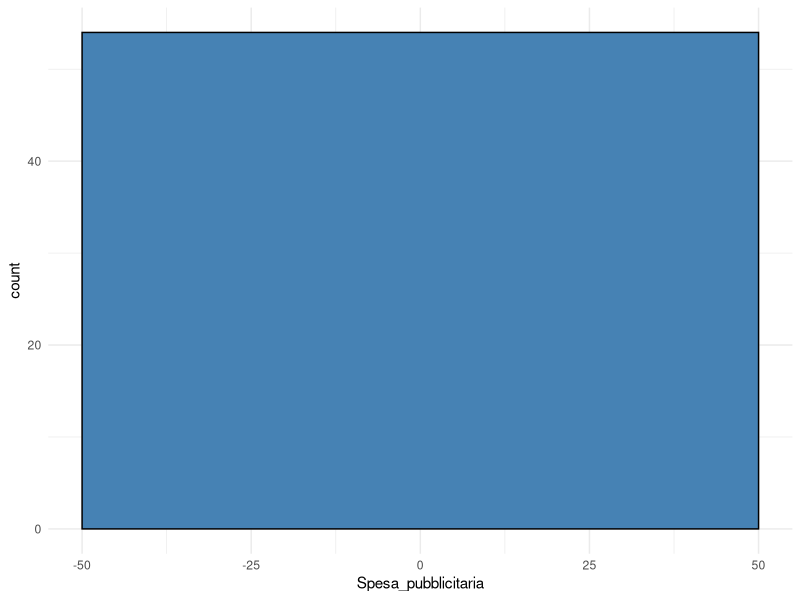
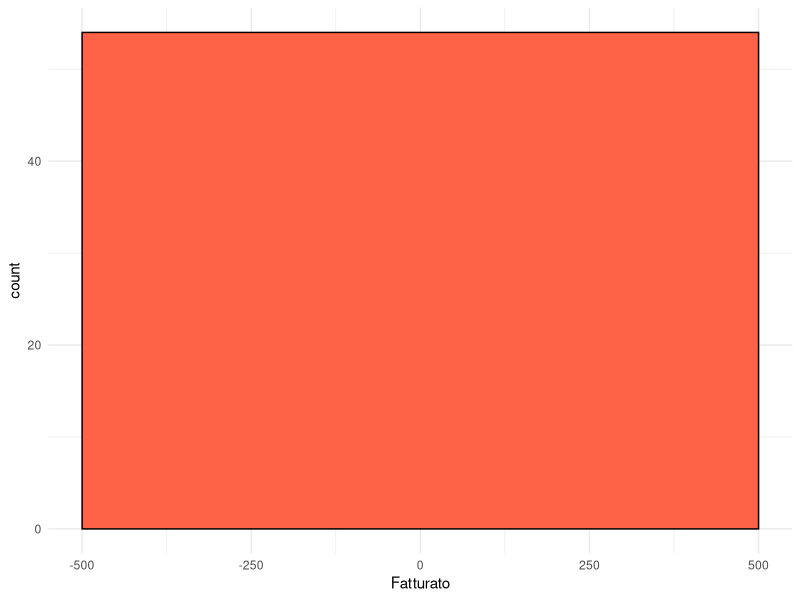
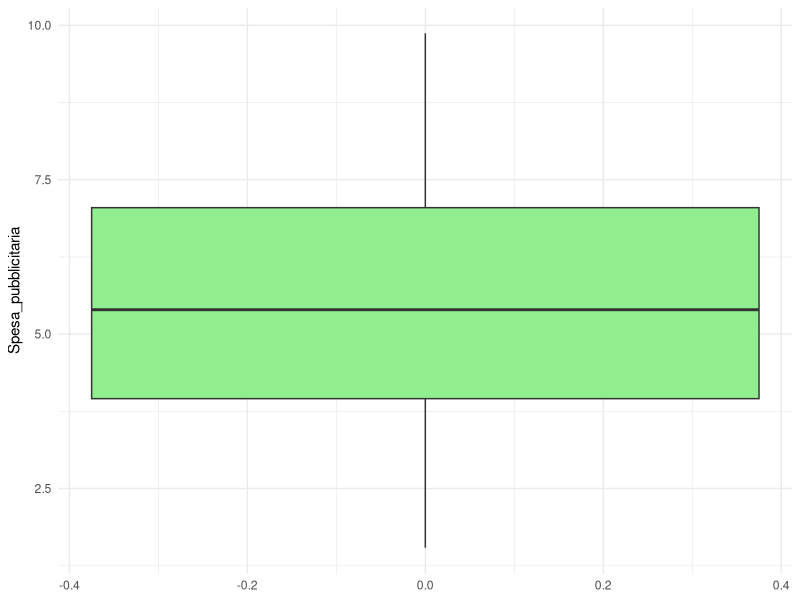
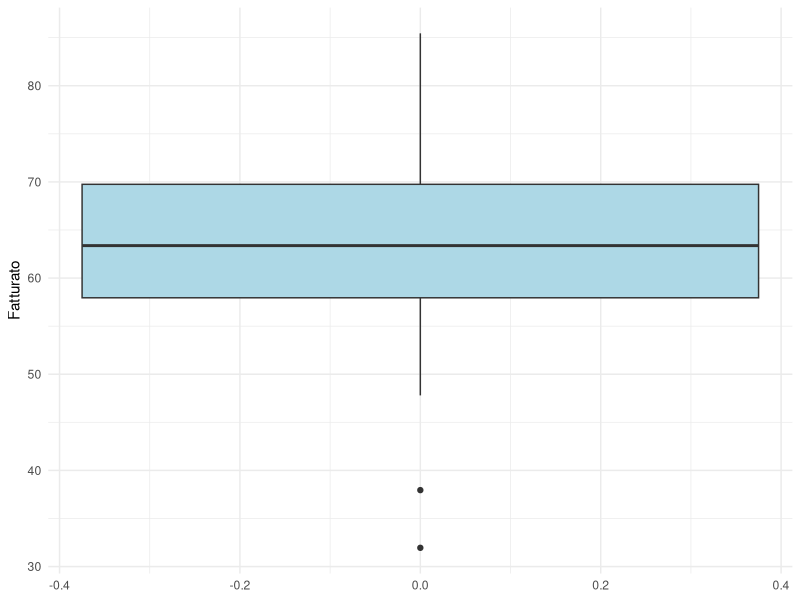
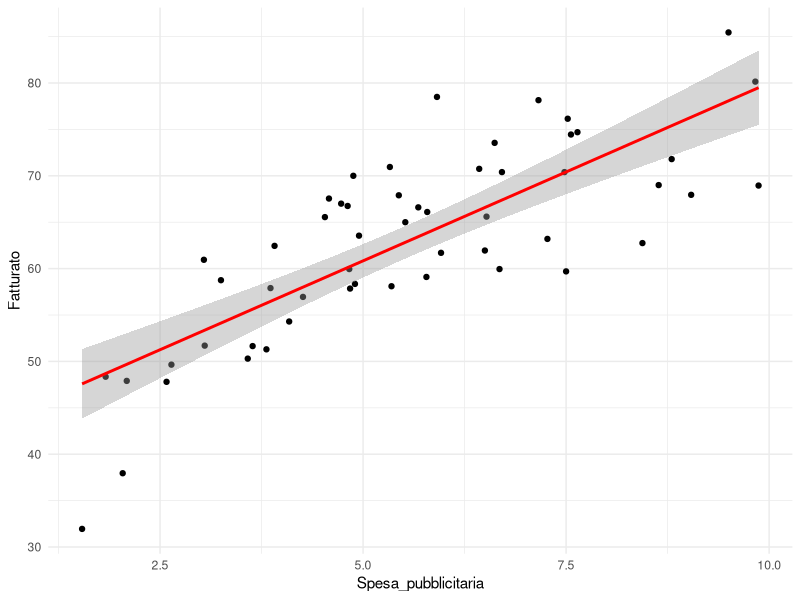
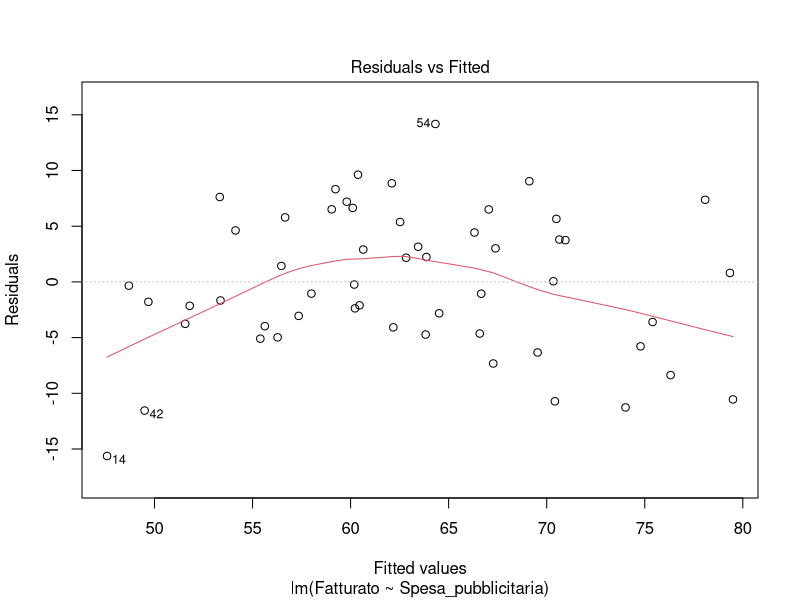
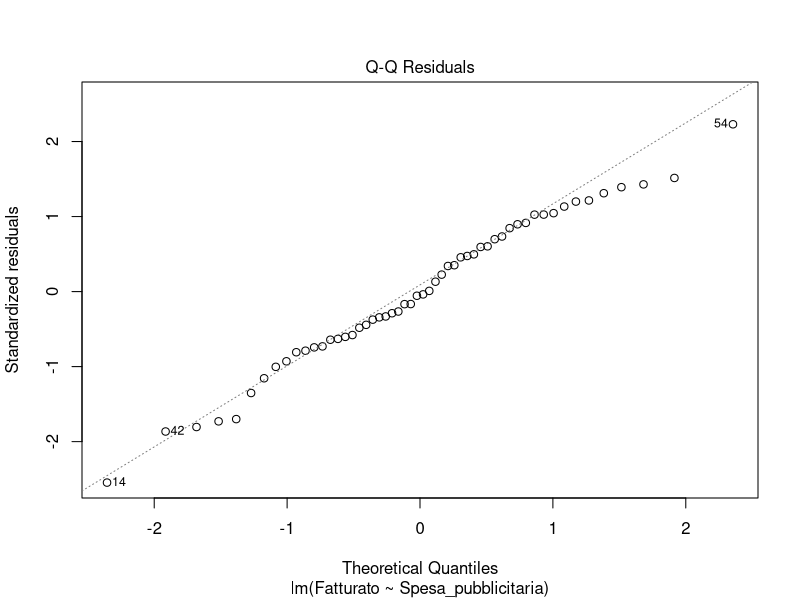
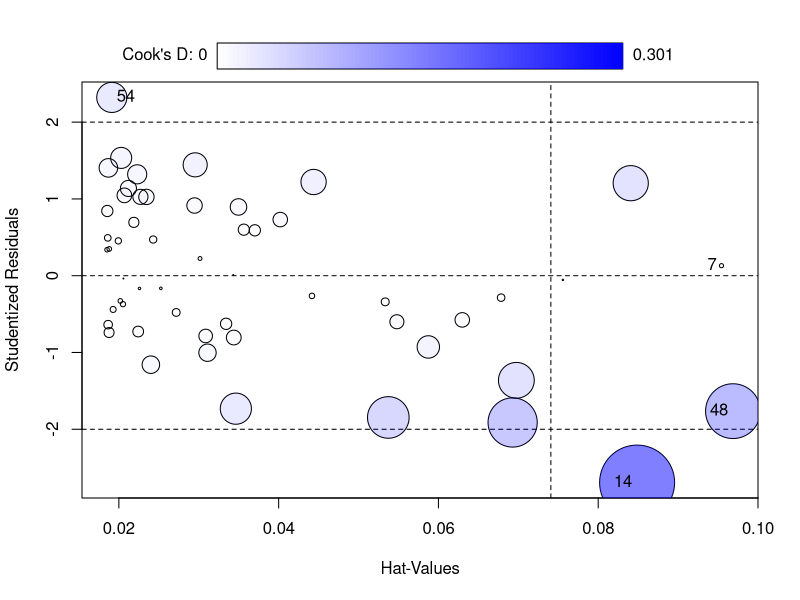

Source code (R) for these figures, in order:
# PSI Progetto Luglio 2025
# Analisi Spesa pubblicitaria - Fatturato

# Librerie
library(ggplot2)
library(readxl)
library(car)

# Import dati
dati <- read_excel("dati.xlsx")

# Analisi descrittiva
summary(dati$Spesa_pubblicitaria)
summary(dati$Fatturato)
sd(dati$Spesa_pubblicitaria)
sd(dati$Fatturato)

# Istogrammi
ggplot(dati, aes(x=Spesa_pubblicitaria)) +
  geom_histogram(binwidth=100, fill="steelblue", color="black") +
  theme_minimal()

ggplot(dati, aes(x=Fatturato)) +
  geom_histogram(binwidth=1000, fill="tomato", color="black") +
  theme_minimal()

# Boxplot
ggplot(dati, aes(y=Spesa_pubblicitaria)) +
  geom_boxplot(fill="lightgreen") +
  theme_minimal()

ggplot(dati, aes(y=Fatturato)) +
  geom_boxplot(fill="lightblue") +
  theme_minimal()

# Scatterplot
ggplot(dati, aes(x=Spesa_pubblicitaria, y=Fatturato)) +
  geom_point() +
  geom_smooth(method="lm", se=TRUE, color="red") +
  theme_minimal()

# Correlazione
cor(dati$Spesa_pubblicitaria, dati$Fatturato)

# Regressione
modello <- lm(Fatturato ~ Spesa_pubblicitaria, data=dati)
summary(modello)

# Diagnostica residui
plot(modello, which=1) # Residui vs valori stimati
plot(modello, which=2) # QQ-plot
shapiro.test(residuals(modello)) # test normalità residui

# Cook's distance
influencePlot(modello)
